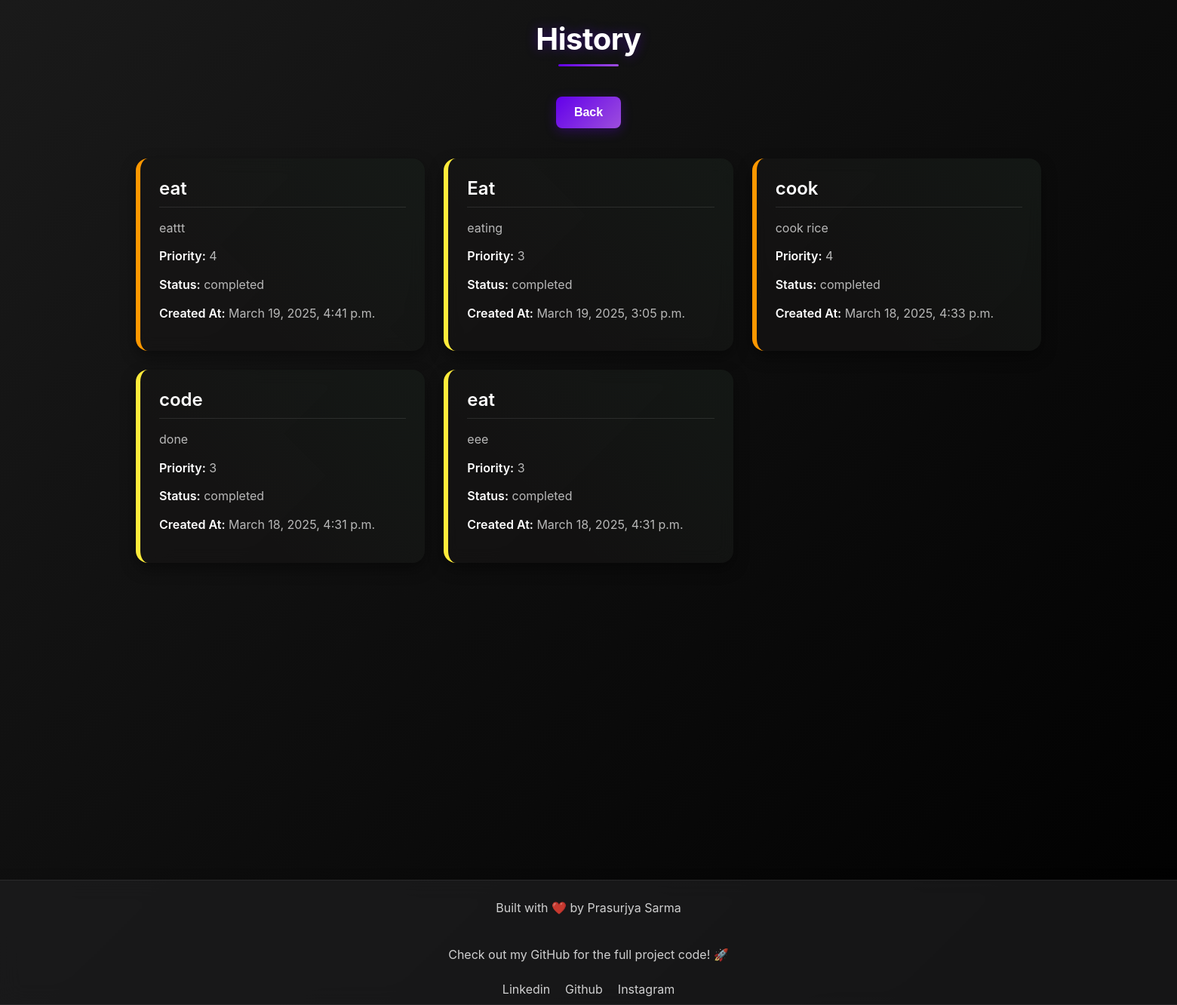
Page /history/ (signed in) on the committed database.
### task_manager/models.py (models this page shows, shortened)
class Task(models.Model):
    user=models.ForeignKey(User,on_delete=models.SET_NULL,null=True,blank=True)
    Status=[
        ('pending','Pending'),
        ('completed','Completed'),
        ('in_progress','In Progress')
    ]
    title=models.CharField(max_length=300)
    description=models.TextField(blank=True)
    created_at=models.DateTimeField(auto_now_add=True)
    updated_at=models.DateTimeField(auto_now_add=True)
    priority=models.IntegerField(default=1,
        validators=[MinValueValidator(1),MaxValueValidator(5)])
    status=models.CharField(max_length=100,choices=Status,default='pending')

### task_manager/views.py (the view)
# urls.py: path('history/',views.history_tasks,name="history_tasks")
@login_required(login_url="/login/")
def history_tasks(request):
    tasks=Task.objects.filter(user=request.user,status="completed").order_by("-created_at")
    return render(request,"history.html",{'tasks':tasks})

### task_manager/templates/history.html (shortened to what this page needs)
{% load static %}
<!DOCTYPE html>
<html lang="en">
  <head>
    <link rel="stylesheet" type="text/css" href="{% static 'history.css' %}" />
    <link rel="stylesheet" href="https://unpkg.com/aos@next/dist/aos.css" />
  </head>
  <body>
    <h1 data-aos="fade-in">History</h1>
    <button data-aos="fade-in"><a href="{% url 'home' %}">Back</a></button>
    <div class="history-container" data-aos="fade-up">
      {% for task in tasks %}
      <div class="task-card priority-{{ task.priority }}">
        <h3>{{ task.title }}</h3>
        <p>{{ task.description }}</p>
        <p><strong>Priority:</strong> {{ task.priority }}</p>
        <p><strong>Status:</strong> {{ task.status }}</p>
        <p><strong>Created At:</strong> {{ task.created_at }}</p>
      </div>
      {% endfor %}
    </div>
    <footer class="footer">
      <div class="footer-content">
        <p>Built with ❤️ by Prasurjya Sarma</p>
        <p>Check out my GitHub for the full project code! 🚀</p>
        <div class="footer-links">
          <a href="#" class="footer-link">Linkedin</a>
          <a href="#" class="footer-link">Github</a>
          <a href="#" class="footer-link">Instagram</a>
        </div>
      </div>
    </footer>
  </body>
</html>

### task_manager/static/history.css (style rules this page uses)
html { scroll-behavior: smooth; }
body { font-family: "Inter", sans-serif; color: #ffffff; margin: 0; display: flex; overflow-x: hidden; flex-direction: column; align-items: center; min-height: 100vh; background-color: #1a1a1a; background-image: linear-gradient(135deg, #1a1a1a 0%, #000000 100%); background-attachment: fixed; }
h1 { text-align: center; color: #ffffff; margin-bottom: 40px; font-size: 2.5rem; font-weight: 700; letter-spacing: -0.5px; text-shadow: 0 0 15px rgba(98, 0, 234, 0.4); position: relative; padding-bottom: 12px; }
h1::after { content: ""; position: absolute; bottom: 0; left: 50%; transform: translateX(-50%); width: 80px; height: 3px; background: linear-gradient(90deg, #6200ea, #9d4edd); border-radius: 3px; }
button { background: linear-gradient(135deg, #6200ea, #9d4edd); color: #ffffff; padding: 12px 24px; border: none; border-radius: 8px; cursor: pointer; font-size: 1rem; font-weight: 600; transition: all 0.3s ease; box-shadow: 0 4px 15px rgba(98, 0, 234, 0.3); margin-bottom: 20px; }
button a { color: #ffffff; text-decoration: none; }
.history-container { display: grid; grid-template-columns: repeat(auto-fill, minmax(300px, 1fr)); gap: 25px; width: 100%; max-width: 1200px; padding: 20px; }
.task-card { background-color: rgba(22, 21, 21, 0.7); backdrop-filter: blur(10px); -webkit-backdrop-filter: blur(10px); border-radius: 16px; padding: 25px; box-shadow: 0 8px 20px rgba(0, 0, 0, 0.4); transition: all 0.3s ease; border-left: 6px solid transparent; position: relative; overflow: hidden; }
.task-card::before { content: ""; position: absolute; top: 0; left: 0; width: 100%; height: 100%; background: linear-gradient( 225deg, rgba(43, 145, 87, 0.05) 0%, rgba(22, 21, 21, 0) 70% ); z-index: -1; }
.task-card h3 { margin: 0 0 15px; font-size: 1.5rem; color: #ffffff; font-weight: 600; border-bottom: 1px solid rgba(255, 255, 255, 0.1); padding-bottom: 10px; }
.task-card p { margin: 12px 0; color: rgba(255, 255, 255, 0.7); font-size: 1rem; line-height: 1.6; }
.task-card p strong { color: #ffffff; font-weight: 600; }
.task-card.priority-3 { border-left-color: #ffeb3b; }
.task-card.priority-4 { border-left-color: #ff9800; }
.footer { width: 200%; margin-top: 400px; padding: 10px; text-align: center; background-color: rgba(30, 30, 32, 0.7); backdrop-filter: blur(15px); -webkit-backdrop-filter: blur(15px); box-shadow: 0 8px 20px rgba(0, 0, 0, 0.3); border: 1px solid rgba(255, 255, 255, 0.08); color: rgba(255, 255, 255, 0.8); font-size: clamp(0.9rem, 3vw, 1rem); }
.footer-content { display: flex; flex-direction: column; gap: 10px; }
.footer-links { display: flex; justify-content: center; gap: 20px; flex-wrap: wrap; }
.footer-link { color: rgba(255, 255, 255, 0.8); text-decoration: none; transition: color 0.3s ease; }

### rows in the picture
Task: title "eat", description "eattt", priority "4", status "completed", created_at "March 19, 2025, 4:41 p.m."
Task: title "Eat", description "eating", priority "3", status "completed", created_at "March 19, 2025, 3:05 p.m."
Task: title "cook", description "cook rice", priority "4", status "completed", created_at "March 18, 2025, 4:33 p.m."
Task: title "code", description "done", priority "3", status "completed", created_at "March 18, 2025, 4:31 p.m."
Task: title "eat", description "eee", priority "3", status "completed", created_at "March 18, 2025, 4:31 p.m."
